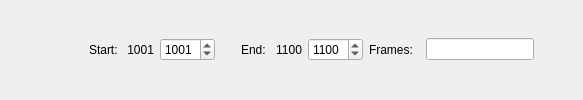
       <widget class="QWidget" name="w_frameRangeValues" native="true">
        <layout class="QGridLayout" name="gridLayout">
         <property name="leftMargin">
          <number>9</number>
         </property>
         <property name="topMargin">
          <number>0</number>
         </property>
         <property name="rightMargin">
          <number>9</number>
         </property>
         <property name="bottomMargin">
          <number>0</number>
         </property>
         <item row="0" column="5">
          <widget class="QLabel" name="l_rangeStart">
           <property name="minimumSize">
            <size>
             <width>30</width>
             <height>0</height>
            </size>
           </property>
           <property name="frameShape">
            <enum>QFrame::NoFrame</enum>
           </property>
           <property name="frameShadow">
            <enum>QFrame::Plain</enum>
           </property>
           <property name="text">
            <string>1001</string>
           </property>
           <property name="alignment">
            <set>Qt::AlignRight|Qt::AlignTrailing|Qt::AlignVCenter</set>
           </property>
          </widget>
         </item>
         <item row="0" column="11">
          <widget class="QLabel" name="l_fml">
           <property name="text">
            <string>Frames:  </string>
           </property>
          </widget>
         </item>
         <item row="0" column="6">
          <widget class="QSpinBox" name="sp_rangeStart">
           <property name="maximumSize">
            <size>
             <width>55</width>
             <height>16777215</height>
            </size>
           </property>
           <property name="maximum">
            <number>99999</number>
           </property>
           <property name="value">
            <number>1001</number>
           </property>
          </widget>
         </item>
         <item row="0" column="13">
          <spacer name="horizontalSpacer_44">
           <property name="orientation">
            <enum>Qt::Horizontal</enum>
           </property>
           <property name="sizeHint" stdset="0">
            <size>
             <width>40</width>
             <height>20</height>
            </size>
           </property>
          </spacer>
         </item>
         <item row="0" column="8">
          <widget class="QLabel" name="l_rangeEndInfo">
           <property name="text">
            <string>End:</string>
           </property>
          </widget>
         </item>
         <item row="0" column="10">
          <widget class="QSpinBox" name="sp_rangeEnd">
           <property name="maximumSize">
            <size>
             <width>55</width>
             <height>16777215</height>
            </size>
           </property>
           <property name="maximum">
            <number>99999</number>
           </property>
           <property name="value">
            <number>1100</number>
           </property>
          </widget>
         </item>
         <item row="0" column="0">
          <spacer name="horizontalSpacer_43">
           <property name="orientation">
            <enum>Qt::Horizontal</enum>
           </property>
           <property name="sizeHint" stdset="0">
            <size>
             <width>80</width>
             <height>20</height>
            </size>
           </property>
          </spacer>
         </item>
         <item row="0" column="9">
          <widget class="QLabel" name="l_rangeEnd">
           <property name="minimumSize">
            <size>
             <width>30</width>
             <height>0</height>
            </size>
           </property>
           <property name="frameShape">
            <enum>QFrame::NoFrame</enum>
           </property>
           <property name="frameShadow">
            <enum>QFrame::Plain</enum>
           </property>
           <property name="text">
            <string>1100</string>
           </property>
           <property name="alignment">
            <set>Qt::AlignRight|Qt::AlignTrailing|Qt::AlignVCenter</set>
           </property>
          </widget>
         </item>
         <item row="0" column="1">
          <widget class="QLabel" name="l_rangeStartInfo">
           <property name="text">
            <string>Start:</string>
           </property>
          </widget>
         </item>
         <item row="0" column="7">
          <spacer name="horizontalSpacer_13">
           <property name="orientation">
            <enum>Qt::Horizontal</enum>
           </property>
           <property name="sizeHint" stdset="0">
            <size>
             <width>20</width>
             <height>20</height>
            </size>
           </property>
          </spacer>
         </item>
         <item row="0" column="12">
          <widget class="QLineEdit" name="e_fml">
           <property name="readOnly">
            <bool>true</bool>
           </property>
          </widget>
         </item>
        </layout>
       </widget>
